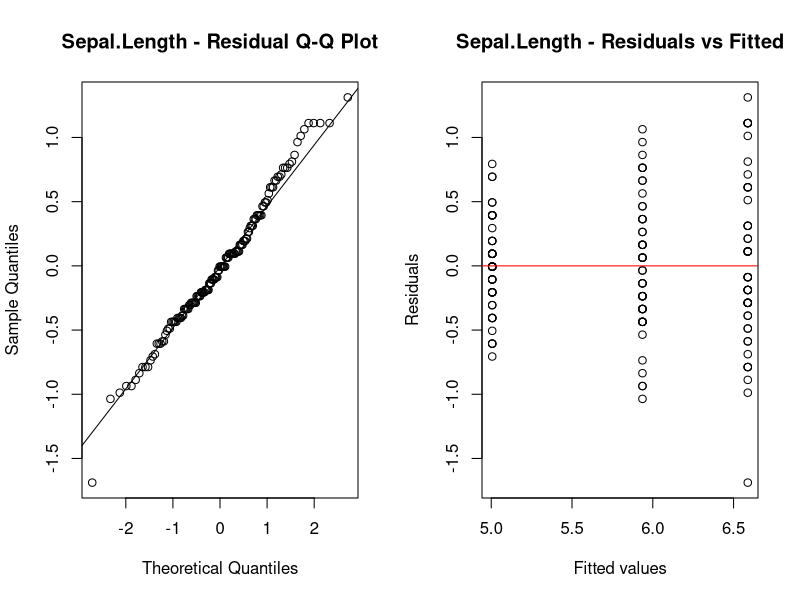
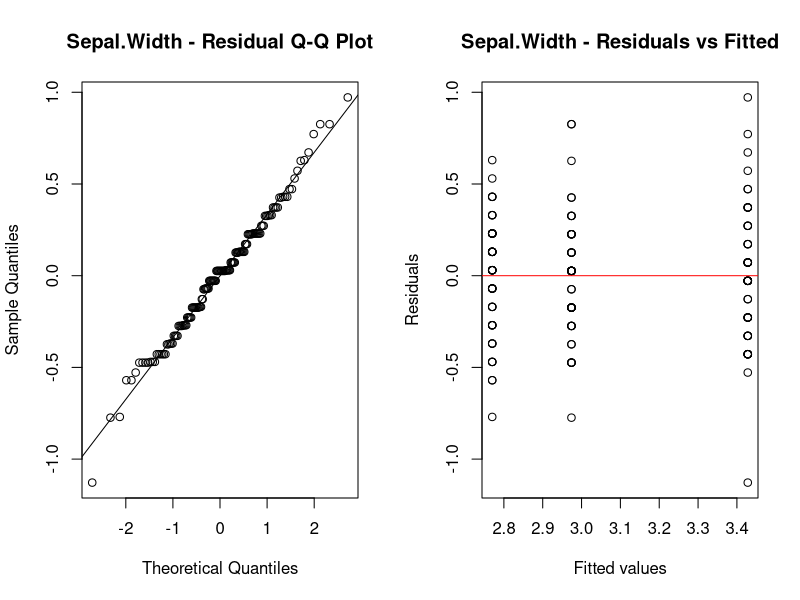
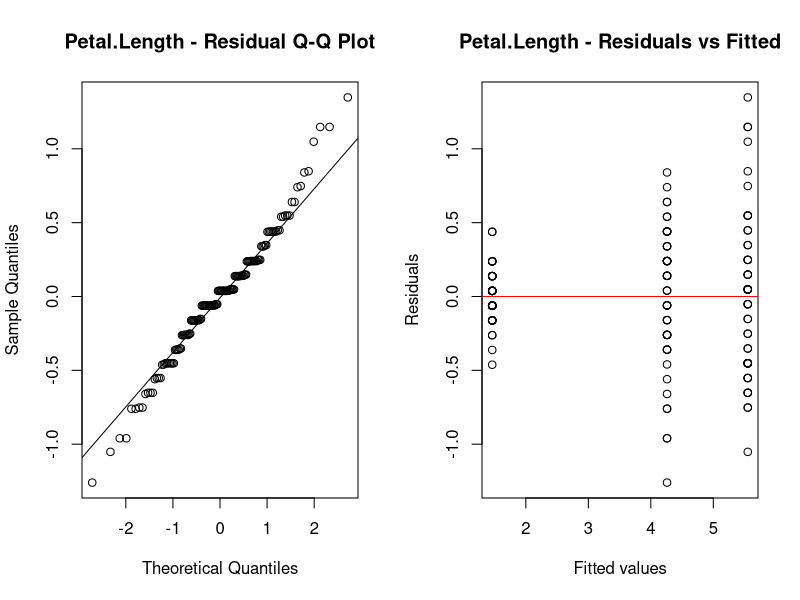
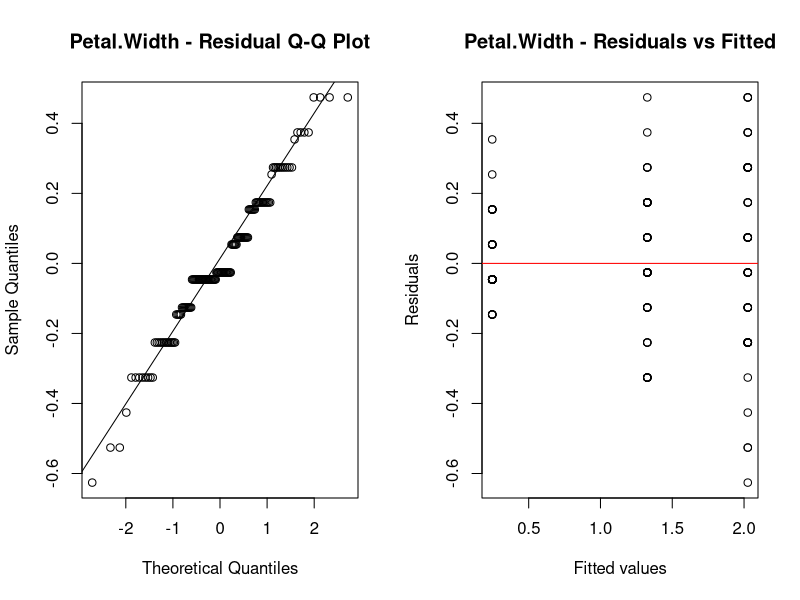

Write the R code that produced these figures, in order.
## ---- chunk 1
# iris 데이터 불러오기
data(iris)

# setosa와 versicolor
iris_sub <- subset(iris, Species %in% c("setosa", "versicolor"))

# Sepal.Length t-test
t.test(Sepal.Length ~ Species, data = iris_sub)

# Sepal.Width t-test
t.test(Sepal.Width ~ Species, data = iris_sub)

# Petal.Length t-test
t.test(Petal.Length ~ Species, data = iris_sub)

# Petal.Width t-test
t.test(Petal.Width ~ Species, data = iris_sub)
## ---- chunk 2
# iris 데이터 불러오기
data(iris)

# Sepal.Length ANOVA
anova_sepal_length <- aov(Sepal.Length ~ Species, data = iris)
summary(anova_sepal_length)

# Sepal.Width ANOVA
anova_sepal_width <- aov(Sepal.Width ~ Species, data = iris)
summary(anova_sepal_width)

# Petal.Length ANOVA
anova_petal_length <- aov(Petal.Length ~ Species, data = iris)
summary(anova_petal_length)

# Petal.Width ANOVA
anova_petal_width <- aov(Petal.Width ~ Species, data = iris)
summary(anova_petal_width)
## ---- chunk 3
library(car)
library(lmtest)
# iris 데이터
data(iris)

# 검사할 변수 목록
vars <- c("Sepal.Length", "Sepal.Width", "Petal.Length", "Petal.Width")

for (v in vars) {
  cat("\n====================================\n")
  cat("변수:", v, "\n")
  cat("====================================\n")
  
  # 1. 정규성 검정: 각 Species 그룹별 Shapiro-Wilk 검정
  cat("\n[1] 그룹별 정규성 검정 (Shapiro-Wilk)\n")
  split_data <- split(iris[[v]], iris$Species)
  shapiro_results <- lapply(split_data, shapiro.test)
  
  for (sp in names(shapiro_results)) {
    cat("\nSpecies:", sp, "\n")
    print(shapiro_results[[sp]])
  }
  
  # 2. 등분산성 검정: Bartlett 검정
  cat("\n[2] 등분산성 검정 (Bartlett test)\n")
  formula_txt <- as.formula(paste(v, "~ Species"))
  print(bartlett.test(formula_txt, data = iris))
  
  # 2-1. 등분산성 검정: Levene 검정
  cat("\n[3] 등분산성 검정 (Levene test)\n")
  print(leveneTest(formula_txt, data = iris))
  
  # 3. ANOVA 모델 적합
  fit <- aov(formula_txt, data = iris)
  
  # 4. Q-Q plot과 Residual plot
  par(mfrow = c(1, 2))
  qqnorm(residuals(fit), main = paste(v, "- Residual Q-Q Plot"))
  qqline(residuals(fit))
  
  plot(fitted(fit), residuals(fit),
       main = paste(v, "- Residuals vs Fitted"),
       xlab = "Fitted values", ylab = "Residuals")
  abline(h = 0, col = "red")
}
